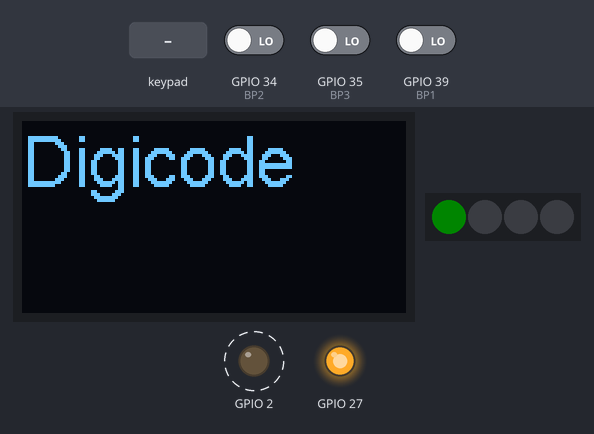
Simulated run of this program. Board: ESP32. Parts: 128×64 one-colour display, 4 RGB LEDs in strip order, left to right, output pins drawn as LEDs (lit = HIGH). Dashed ring = blinking. Inputs (shaded band) come from the test bench; at power-on: GPIO 34 (BP2) LOW, GPIO 35 (BP3) LOW, GPIO 39 (BP1) LOW. Dim RGB values are drawn brighter than linear; what the program prints to the serial monitor is not drawn.

Above: at 3.6 s.
3.7 s: keypad keys 1 2 3 4 * pressed 0.4 s apart
At 6.9 s:
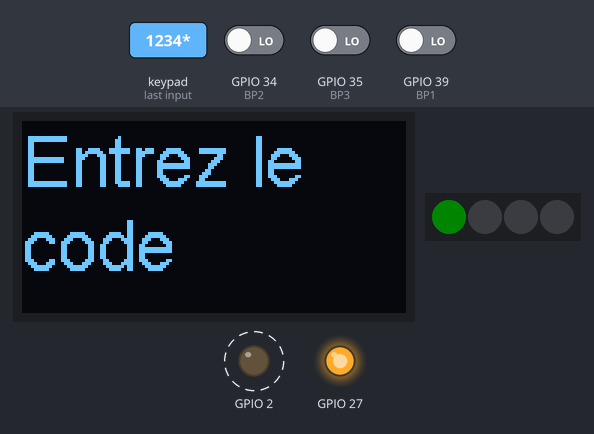
7.2 s: key '1' pressed
At 8.2 s:
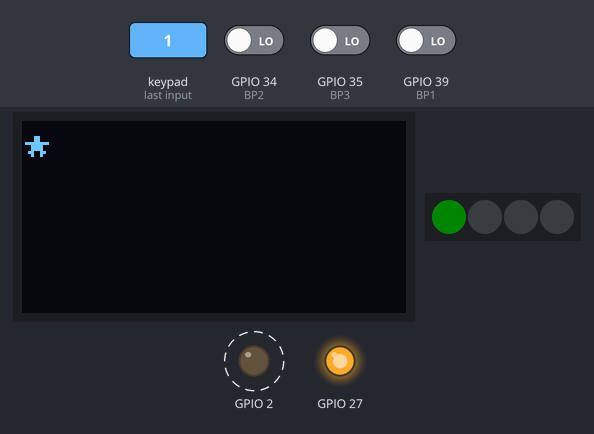
13.5 s: keypad keys 1 2 3 4 pressed 0.4 s apart
At 15.5 s:
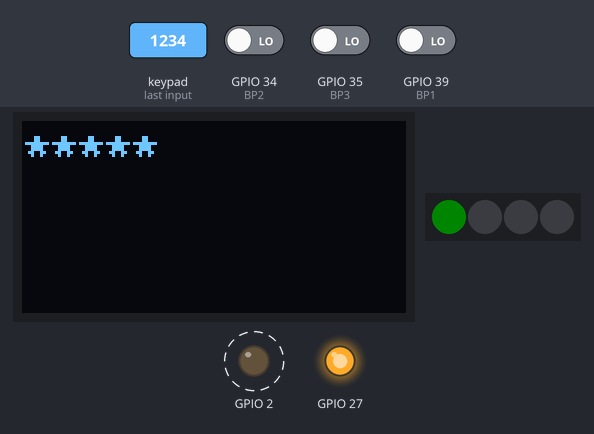
16.6 s: key '2' pressed
At 17.3 s:
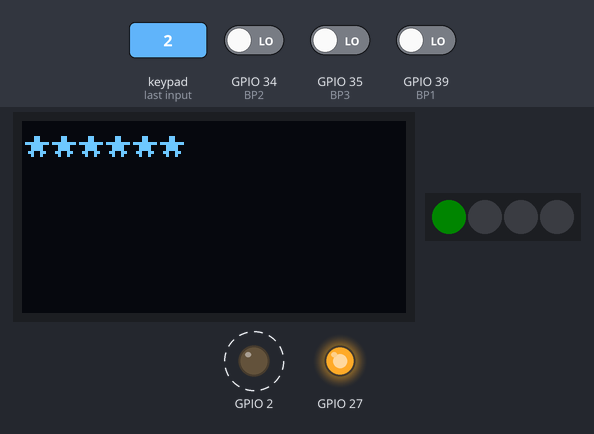
18.1 s: key '*' pressed
At 19.7 s:
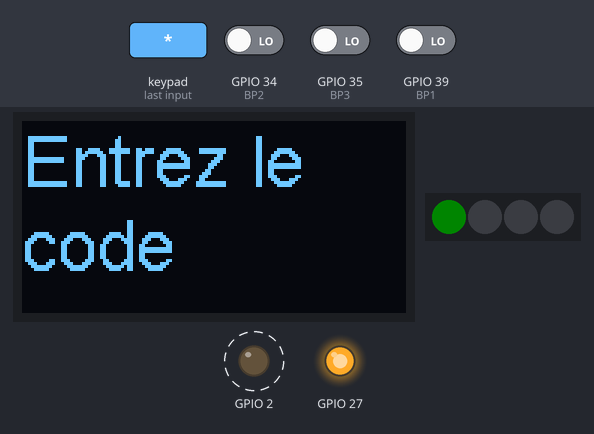
22.5 s: key '3' pressed
At 24.7 s:
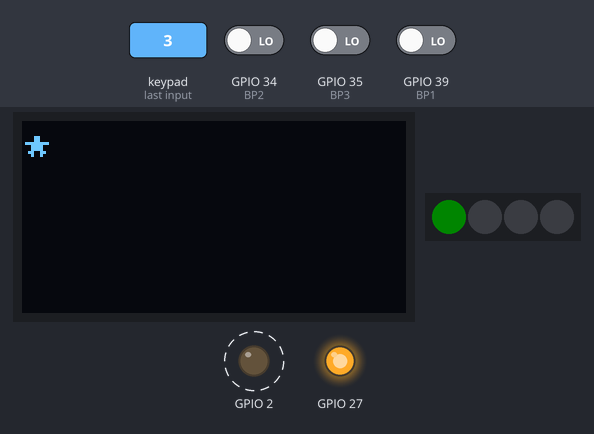
Timing chart, 0 to 26.6 s (numbered marks = the images above; inputs shaded):
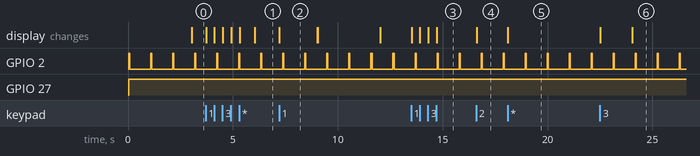

The program:

main.cpp
```cpp
/*
 * File:   main.cpp
 * Author: philippe SIMIER Touchard Washington
 *
 * Digicode pour le contrôle d'accès d'un immeuble
 *
 * Created on 14 février 2022, 12:05
 */

#include <Arduino.h>
#include <HardwareSerial.h>
#include <Keypad.h>
#include <Afficheur.h>          // Afficheur SSD1306
#include <Led.h>                // Les quatre Leds RGB
#include <esp32_snir.h>

// Déclaration des caractères sur les touches
char keys[4][3] = {
    {'1', '2', '3'},
    {'4', '5', '6'},
    {'7', '8', '9'},
    {'*', '0', '\n'}
};

//affectation des GPIO aux lignes L0, L1, L2, L3 du clavier
//affectation des GPIO aux colonnes C0, C1, C2 du clavier
#if defined(CONNECTEUR_BAS)  // connecteur en bas

byte rowPins[4]{32, 33, 25, 26};
byte colPins[3]{4, 5, 15};

#else   // connecteur en haut

byte rowPins[4]{26, 25, 33, 32};
byte colPins[3]{15, 5, 4};

#endif

Keypad clavier = Keypad((char *) keys, rowPins, colPins, 4, 3);

String code;
String secret = "1234\n";
Afficheur  afficheur;
Led led(4);  // 4 leds RGB

HardwareSerial com(1); // Déclaration d'une liaison série controlée part UART 1

void blinkLedBleu(void * parameter); // Tâche pour faire clignoter la led bleu en position 3
void boutonPoussoir(void * parameter); // Tâche pour ouvrir la porte avec les boutons poussoirs

void setup() {

    Serial.begin(115200);
    com.begin(9600, SERIAL_8N1, 16, 17); // Rx -> GPIO16 Tx -> GPIO17
    com.println("Setup com done");

    afficheur.init();
    led.init(); // initialisation des LED RGB
    pinMode(RELAY_1, OUTPUT);  // Une sortie Relais 1

    // Création des tâches blink et BP
    xTaskCreate(blinkLedBleu, "blinkLedBleu", 10000, NULL, 1, NULL);
    xTaskCreate(boutonPoussoir, "boutonpoussoir", 10000, NULL, 1, NULL);

    afficheur.afficher("Digicode");

}

void loop() {
    char key = clavier.getKey();

    if (key) {

        code.concat(key);
        afficheur.afficherMdp(code);
        com.print(key);

        if (key == '\n') {
            if (!code.compareTo(secret)) {
                afficheur.afficher("La porte s'ouvre");
                com.println("La porte s'ouvre");
                Serial.println("La porte s'ouvre");
                code = "";
                led.allumer(VERT); // led 0 verte
                digitalWrite(RELAY_1, HIGH);
                delay(3000);
                led.eteindre();
                digitalWrite(RELAY_1, LOW);
                afficheur.afficher("Entrez le code");

            } else {
                afficheur.afficher("Code faux!");
                com.println("Code faux " + code);
                code = "";
                led.allumer(ROUGE); // led 0 rouge
                delay(2000);
                led.eteindre();
                afficheur.afficher("Entrez le code");
            }
        }
        if (key == '*') {
            code = "";
            afficheur.afficher("Entrez le code");
        }

    }


}

// Tâche pour faire clignoter la led bleu builtin

void blinkLedBleu(void * parameter) {


    pinMode(LED, OUTPUT);

    // loop
    while (1) {
        digitalWrite(LED, HIGH); // turn the LED
        delay(50); // wait for a second
        digitalWrite(LED, LOW); // turn the LED
        delay(1000);
    }
    vTaskDelete(NULL);
}

// Tâche scrutation des Boutons Pousoirs dans le couloir (Automate)
// La porte s'ouvre si bp1 actionné ou bp2 et bp3 actionnés simultanément

void boutonPoussoir(void * parameter) {

    // setup
    pinMode(39, INPUT); // BP1
    pinMode(34, INPUT); // BP2
    pinMode(35, INPUT); // BP3

    // loop
    while (1) {
        // traitement Préliminaire lecture des boutons poussoirs
        bool bp1 = !digitalRead(39);
        bool bp2 = !digitalRead(34);
        bool bp3 = !digitalRead(35);

        // Traitement combinatoire

        bool porte = (bp1 || (bp2 && bp3));

        // traitement postérieur Ecriture des sorties
        if (porte) {
            com.println("La porte s'ouvre");
            Serial.println("La porte s'ouvre");
            led.allumer(VERT); // led 0 verte
            digitalWrite(RELAY_1, HIGH);
            delay(3000);
            led.eteindre();
            digitalWrite(RELAY_1, LOW);
            com.println("La porte se referme");

        }
        vTaskDelay(1); //indispensable car sinon guru ?!
    }

    vTaskDelete(NULL);

}
```

Measured:
- after the input at 3.7 s, the display: first changes at once (image 1 shows a later state)
- after the input at 7.2 s, the display: changes at once (image 2)
- after the input at 13.5 s, the display: first changes at once (image 3 shows a later state)
- after the input at 16.6 s, the display: changes at once (image 4)
- after the input at 18.1 s, the display: changes at once (image 5)
- after the input at 22.5 s, the display: changes at once (image 6)
- by itself, GPIO 2: alternates HIGH for 0.05 s and LOW for 1.0 s
